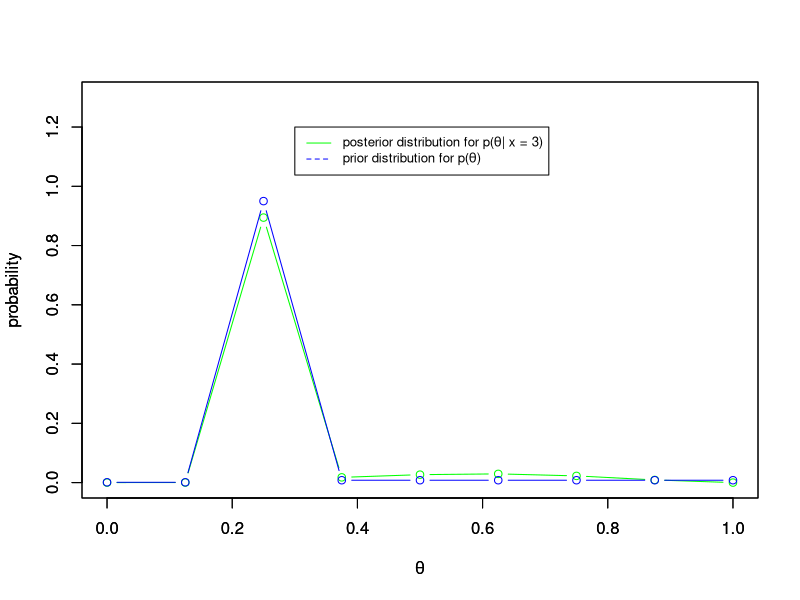
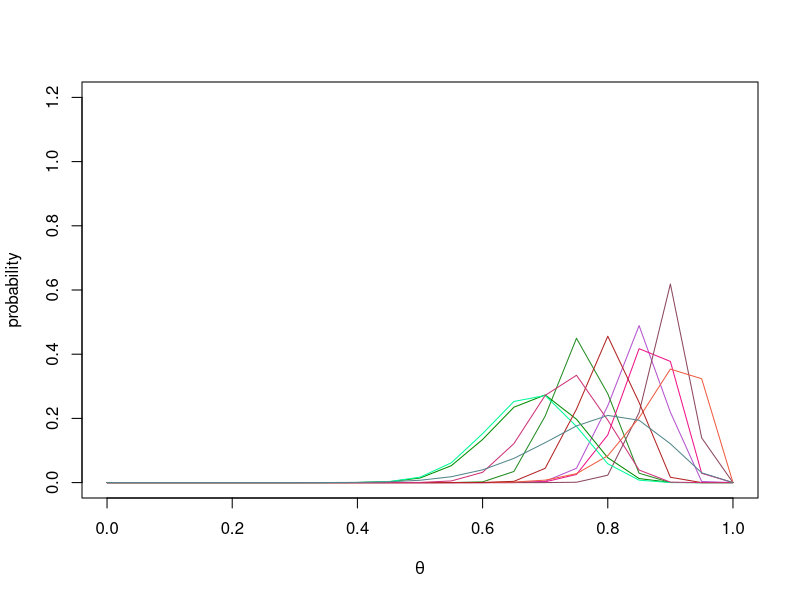

Recreate these plots in R, in order. (Note: this script raises an error after producing the figures.)
theta = c(0, .125, .250, .375, .500, .625, .750, .875, 1)
prior_theta = c(.001, .001, .950, .008, .008, .008, .008, .008, .008)
prior_prob = sum(prior_theta[theta > 0.5])

n = 5
y = 3

likelihood_data = dbinom(y, n, theta)
posterior_theta = (likelihood_data * prior_theta) / sum(likelihood_data * prior_theta)
names(posterior_theta) = theta
round(posterior_theta, 2)
plot(theta, posterior_theta,col="green", type="b", xlab = expression(theta), ylab = "probability", ylim=range(c(0,1.3)))
par(new=TRUE)
plot(theta, prior_theta,col="blue", type="b", xlab = expression(theta), ylab = "probability", ylim=range(c(0,1.3)))
legend(0.3, 1.2, legend=c(expression(paste("posterior distribution for p(", theta, "| x = 3)")), expression(paste("prior distribution for p(", theta, ")"))),
       col=c("green", "blue"), lty=1:2, cex=0.8)

#prob 4
library(RColorBrewer)
df <- read.csv("basketball.csv", header = T)
theta = seq(0, 1, by=0.05)
a = 1; b = 1;
prior_theta = dbeta(theta, a, b)
color = grDevices::colors()[grep('gr(a|e)y', grDevices::colors(), invert = T)]
nsample = nrow(df)
colors = sample(color, nsample)
probs = c(0.05, 0.25, 0.5, 0.75, 0.95)
S = 100000
data_summary = matrix(nrow =nsample, ncol = 6)
plot(1,type='n', xlab = expression(theta), ylab = "probability",xlim = range(c(0, 1.0)), ylim=range(c(0, 1.2)))
prob_greater_than_overall = c()
for (idx in seq(1, nsample))
{
  y = df$cmake[idx]
  n = df$cattempts[idx]
  A = y + a;
  B = n - y + b;
  theta_hat = A / (A + B)
  theta_star = rbeta(S, A, B)
  posterior_theta = dbeta(theta, A, B)
  posterior_theta = posterior_theta/sum(posterior_theta)
  lines(theta, posterior_theta, col=colors[idx])
  qtl = quantile(theta_star, probs= probs)
  mn = mean(theta_star)
  data_summary[idx, ] = c(mn, qtl)
  theta_cdf = ecdf(theta_star)
  prob_greater_than_overall = c(prob_greater_than_overall, theta_cdf(1.) - theta_cdf(df$overall_proportion[idx]))
}
prob_greater_than_overall
dt = as.data.frame(sapply(data_summary, round, 2), as.character(df$players))
colnames(dt) = c("Mean", "5% percentile", "25% percentile", "50% percentile", "75% percentile", "95% percentile")

legend(0., 1.2, legend=c(as.character(df$players)),
       col=colors, lty=1:1, cex=0.8)


prior_expectation = sum(theta * (prior_theta / sum(prior_theta)))
posterior_expectation = sum(theta * posterior_theta)

